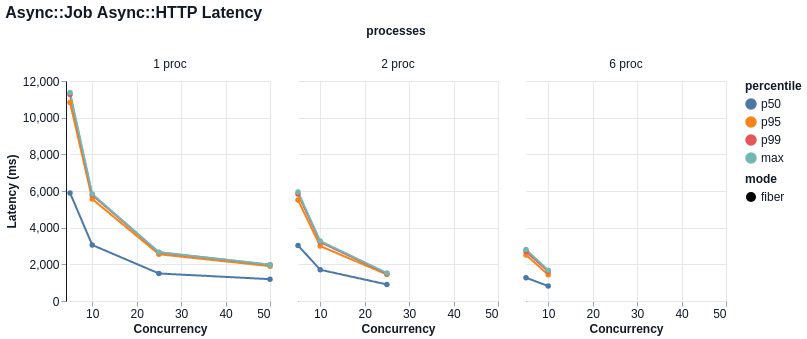

Write a Vega-Lite specification for this figure.
### Vega-Lite specification from a JSON file in a GitHub repository (floating-point values rounded to 4 significant figures)
{"$schema": "https://vega.github.io/schema/vega-lite/v6.json", "title": "Async::Job Async::HTTP Latency", "width": 200, "height": 220, "data": {"values": [{"mode": "fiber", "concurrency": 5, "processes": "1 proc", "percentile": "p50", "value": 5897.0}, {"mode": "fiber", "concurrency": 5, "processes": "1 proc", "percentile": "p95", "value": 10820.0}, {"mode": "fiber", "concurrency": 5, "processes": "1 proc", "percentile": "p99", "value": 11270.0}, {"mode": "fiber", "concurrency": 5, "processes": "1 proc", "percentile": "max", "value": 11380.0}, {"mode": "fiber", "concurrency": 10, "processes": "1 proc", "percentile": "p50", "value": 3056.0}, {"mode": "fiber", "concurrency": 10, "processes": "1 proc", "percentile": "p95", "value": 5559.0}, {"mode": "fiber", "concurrency": 10, "processes": "1 proc", "percentile": "p99", "value": 5778.0}, {"mode": "fiber", "concurrency": 10, "processes": "1 proc", "percentile": "max", "value": 5833.0}, {"mode": "fiber", "concurrency": 25, "processes": "1 proc", "percentile": "p50", "value": 1502.0}, {"mode": "fiber", "concurrency": 25, "processes": "1 proc", "percentile": "p95", "value": 2550.0}, {"mode": "fiber", "concurrency": 25, "processes": "1 proc", "percentile": "p99", "value": 2651.0}, {"mode": "fiber", "concurrency": 25, "processes": "1 proc", "percentile": "max", "value": 2664.0}, {"mode": "fiber", "concurrency": 50, "processes": "1 proc", "percentile": "p50", "value": 1191.0}, {"mode": "fiber", "concurrency": 50, "processes": "1 proc", "percentile": "p95", "value": 1902.0}, {"mode": "fiber", "concurrency": 50, "processes": "1 proc", "percentile": "p99", "value": 1973.0}, {"mode": "fiber", "concurrency": 50, "processes": "1 proc", "percentile": "max", "value": 1983.0}, {"mode": "fiber", "concurrency": 5, "processes": "2 proc", "percentile": "p50", "value": 3032.0}, {"mode": "fiber", "concurrency": 5, "processes": "2 proc", "percentile": "p95", "value": 5508.0}, {"mode": "fiber", "concurrency": 5, "processes": "2 proc", "percentile": "p99", "value": 5836.0}, {"mode": "fiber", "concurrency": 5, "processes": "2 proc", "percentile": "max", "value": 5946.0}, {"mode": "fiber", "concurrency": 10, "processes": "2 proc", "percentile": "p50", "value": 1704.0}, {"mode": "fiber", "concurrency": 10, "processes": "2 proc", "percentile": "p95", "value": 2996.0}, {"mode": "fiber", "concurrency": 10, "processes": "2 proc", "percentile": "p99", "value": 3216.0}, {"mode": "fiber", "concurrency": 10, "processes": "2 proc", "percentile": "max", "value": 3270.0}, {"mode": "fiber", "concurrency": 25, "processes": "2 proc", "percentile": "p50", "value": 902.8}, {"mode": "fiber", "concurrency": 25, "processes": "2 proc", "percentile": "p95", "value": 1448.0}, {"mode": "fiber", "concurrency": 25, "processes": "2 proc", "percentile": "p99", "value": 1492.0}, {"mode": "fiber", "concurrency": 25, "processes": "2 proc", "percentile": "max", "value": 1525.0}, {"mode": "fiber", "concurrency": 5, "processes": "6 proc", "percentile": "p50", "value": 1272.0}, {"mode": "fiber", "concurrency": 5, "processes": "6 proc", "percentile": "p95", "value": 2512.0}, {"mode": "fiber", "concurrency": 5, "processes": "6 proc", "percentile": "p99", "value": 2698.0}, {"mode": "fiber", "concurrency": 5, "processes": "6 proc", "percentile": "max", "value": 2808.0}, {"mode": "fiber", "concurrency": 10, "processes": "6 proc", "percentile": "p50", "value": 813.7}, {"mode": "fiber", "concurrency": 10, "processes": "6 proc", "percentile": "p95", "value": 1435.0}, {"mode": "fiber", "concurrency": 10, "processes": "6 proc", "percentile": "p99", "value": 1619.0}, {"mode": "fiber", "concurrency": 10, "processes": "6 proc", "percentile": "max", "value": 1674.0}]}, "mark": {"type": "line", "point": true, "tooltip": true}, "encoding": {"x": {"field": "concurrency", "type": "quantitative", "title": "Concurrency"}, "y": {"field": "value", "type": "quantitative", "title": "Latency (ms)"}, "color": {"field": "percentile", "type": "nominal", "sort": ["p50", "p95", "p99", "max"]}, "tooltip": [{"field": "mode", "type": "nominal"}, {"field": "concurrency", "type": "quantitative"}, {"field": "processes", "type": "nominal"}, {"field": "metric", "type": "nominal"}, {"field": "percentile", "type": "nominal"}, {"field": "value", "type": "quantitative"}], "strokeDash": {"field": "mode", "type": "nominal"}, "column": {"field": "processes", "type": "nominal", "sort": null}}, "config": {"background": "white", "axis": {"labelFont": "Helvetica", "titleFont": "Helvetica", "labelFontSize": 12, "titleFontSize": 12, "labelColor": "#111827", "titleColor": "#111827", "domainColor": "#111827", "tickColor": "#9ca3af", "grid": true, "gridColor": "#e5e7eb"}, "header": {"labelFont": "Helvetica", "titleFont": "Helvetica", "labelFontSize": 12, "titleFontSize": 12, "labelColor": "#111827", "titleColor": "#111827"}, "legend": {"labelFont": "Helvetica", "titleFont": "Helvetica", "labelFontSize": 12, "titleFontSize": 12, "labelColor": "#111827", "titleColor": "#111827"}, "title": {"font": "Helvetica", "fontSize": 16, "anchor": "start", "color": "#111827"}, "view": {"stroke": null}}}
